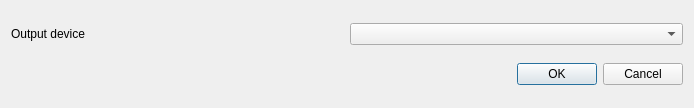
<?xml version="1.0" encoding="UTF-8"?>
<ui version="4.0">
 <class>Options</class>
 <widget class="QDialog" name="Options">
  <property name="geometry">
   <rect>
    <x>0</x>
    <y>0</y>
    <width>694</width>
    <height>108</height>
   </rect>
  </property>
  <property name="windowTitle">
   <string>Dialog</string>
  </property>
  <layout class="QVBoxLayout" name="verticalLayout">
   <item>
    <layout class="QHBoxLayout" name="horizontalLayout">
     <item>
      <widget class="QLabel" name="label">
       <property name="text">
        <string>Output device</string>
       </property>
      </widget>
     </item>
     <item>
      <widget class="QComboBox" name="comboBox"/>
     </item>
    </layout>
   </item>
   <item>
    <widget class="QDialogButtonBox" name="buttonBox">
     <property name="orientation">
      <enum>Qt::Horizontal</enum>
     </property>
     <property name="standardButtons">
      <set>QDialogButtonBox::Cancel|QDialogButtonBox::Ok</set>
     </property>
    </widget>
   </item>
  </layout>
 </widget>
 <resources/>
 <connections>
  <connection>
   <sender>buttonBox</sender>
   <signal>accepted()</signal>
   <receiver>Options</receiver>
   <slot>accept()</slot>
   <hints>
    <hint type="sourcelabel">
     <x>248</x>
     <y>254</y>
    </hint>
    <hint type="destinationlabel">
     <x>157</x>
     <y>274</y>
    </hint>
   </hints>
  </connection>
  <connection>
   <sender>buttonBox</sender>
   <signal>rejected()</signal>
   <receiver>Options</receiver>
   <slot>reject()</slot>
   <hints>
    <hint type="sourcelabel">
     <x>316</x>
     <y>260</y>
    </hint>
    <hint type="destinationlabel">
     <x>286</x>
     <y>274</y>
    </hint>
   </hints>
  </connection>
 </connections>
</ui>
